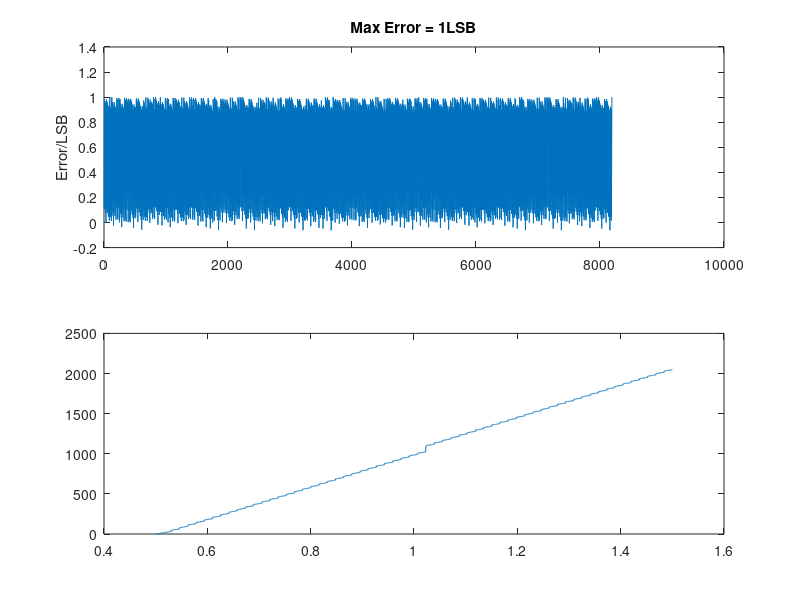

Write the MATLAB code that produced this figure.
clear all;
%close all;
cp= [1 2 4 8 16 32 64 128 256 512 1024];
%cp = [1   2   3.875    7.6250  14.75   16   31.75 63.5  127.3750  255.1250  480.6250];
cp = [1.0000    1.8750    3.9375    7.6875   14.9062 16.2500   32.0625   64.2500  127.9062  255.8125 480.9688];
cn = cp;
%cn =  [  1    2    3.75   7.6250   14.8750   16.2500   32.1250 64.5000  128.1250  256.1250  481.5];
ctot_p = 1+sum(cp); 
ctot_n = 1+sum(cn);
vrefp=1.25;
vrefn = 0.75;
v0 = 1;
vcm = 1;
weight = cp/ctot_p;
%c =[2    4    7.875  15.5  30 32.5 64.6250  129.3750  259.6250  520 979.75];
%weight = c/(sum(c)+c(1));
lsb = 1/ctot_p;
bit = 11;
N=1024*8;
for k=1:N;
    vin(k) = k /N+v0-(vrefp-vrefn);
    vx(1)=vcm-vin(k)+cp(bit)/ctot_p*vrefn+(ctot_p-cp(bit))/ctot_p*vrefp;
    vy(1)=vcm-v0+cn(bit)/ctot_n*vrefp+(ctot_n-cn(bit))/ctot_n*vrefn;

    for i=1:bit;
        if vx(i)>=vy(i);
            dout(i)=0;
            if i<bit;
                vx(i+1)=vx(i)-cp(bit-i)/ctot_p*vrefp+cp(bit-i)/ctot_p*vrefn;
                vy(i+1)=vy(i)-cn(bit-i)/ctot_n*vrefn+cn(bit-i)/ctot_n*vrefp;
                
            end
        else
            dout(i)=1;
            if i<bit;
                vx(i+1)=vx(i)+(cp(bit-i+1)-cp(bit-i))/ctot_p*vrefp-(cp(bit-i+1)-cp(bit-i))/ctot_p*vrefn;
                vy(i+1)=vy(i)+(cn(bit-i+1)-cn(bit-i))/ctot_n*vrefn-(cn(bit-i+1)-cn(bit-i))/ctot_n*vrefp;
            end
        end
        
        
    end
    dout_dec(k)=0;
    for i=1:bit;
        dout_dec(k)=dout_dec(k)+2^(bit-i)*dout(i);
    end
    vin_rec(k) = dout*(fliplr(weight))'+v0-(vrefp-vrefn);
end
figure;
subplot(2,1,1);
plot((vin-vin_rec)/lsb);
max_error=max((vin-vin_rec)/lsb)
ylabel('Error/LSB');
title(sprintf('Max Error = %0.3gLSB',max_error));
subplot(2,1,2);
plot(vin,dout_dec);
